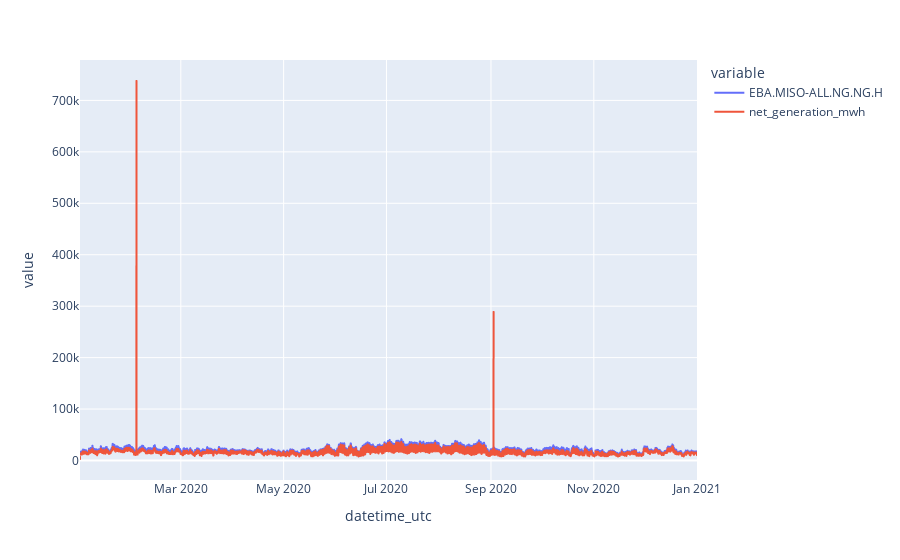

Here is the notebook cell this chart was saved with:
### Code cell
toplot = new[new.fuel_category == "natural_gas"]
toplot = toplot.merge(orig.df[KEYS["E"]["SRC_NG"]%ba], how='left', left_on='datetime_utc', right_index=True)

px.line(toplot, y=[KEYS["E"]["SRC_NG"]%ba, "net_generation_mwh"], x="datetime_utc")

### Figure 1 — Plotly figure (JSON) as saved in the notebook; plotly's stock layout.template omitted (floating-point values rounded to 4 significant figures; data arrays with more than 128 entries replaced by an {"elided": "..."} marker saying what was removed)
{"data": [{"hovertemplate": "variable=EBA.MISO-ALL.NG.NG.H<br>datetime_utc=%{x}<br>value=%{y}<extra></extra>", "legendgroup": "EBA.MISO-ALL.NG.NG.H", "line": {"color": "#636efa", "dash": "solid"}, "marker": {"symbol": "circle"}, "mode": "lines", "name": "EBA.MISO-ALL.NG.NG.H", "showlegend": true, "type": "scattergl", "x": {"elided": "8785 str values"}, "xaxis": "x", "y": {"elided": "8785 int values"}, "yaxis": "y"}, {"hovertemplate": "variable=net_generation_mwh<br>datetime_utc=%{x}<br>value=%{y}<extra></extra>", "legendgroup": "net_generation_mwh", "line": {"color": "#EF553B", "dash": "solid"}, "marker": {"symbol": "circle"}, "mode": "lines", "name": "net_generation_mwh", "showlegend": true, "type": "scattergl", "x": {"elided": "8785 str values"}, "xaxis": "x", "y": {"elided": "8785 float values"}, "yaxis": "y"}], "layout": {"legend": {"title": {"text": "variable"}, "tracegroupgap": 0}, "margin": {"t": 60}, "xaxis": {"anchor": "y", "domain": [0, 1], "title": {"text": "datetime_utc"}}, "yaxis": {"anchor": "x", "domain": [0, 1], "title": {"text": "value"}}}}
